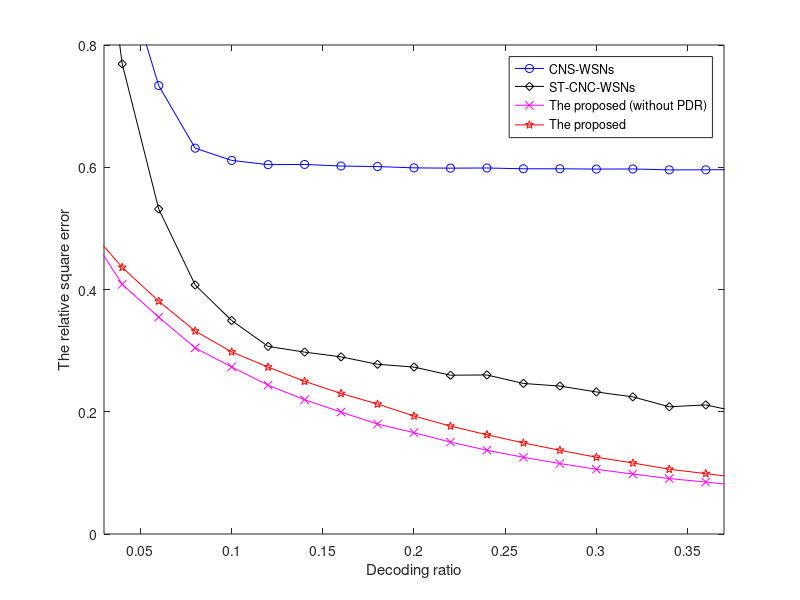

The MATLAB script that drew this image:
x=[0.0200 	0.0400 	0.0600 	0.0800 	0.1000 	0.1200 	0.1400 	0.1600 	0.1800 	0.2000 	0.2200 	0.2400 	0.2600 	0.2800 	0.3000 	0.3200 	0.3400 	0.3600 	0.3800 	0.4000];
y1=[0.5017 	0.4084 	0.3548 	0.3045 	0.2733 	0.2435 	0.2197 	0.1995 	0.1799 	0.1658 	0.1503 	0.1370 	0.1255 	0.1153 	0.1059 	0.0981 	0.0907 	0.0850 	0.0789 	0.0743];
y2=[0.5050 	0.4362 	0.3810 	0.3321 	0.2979 	0.2731 	0.2498 	0.2299 	0.2126 	0.1930 	0.1765 	0.1624 	0.1490 	0.1370 	0.1256 	0.1162 	0.1059 	0.0988 	0.0913 	0.0861];
y3=[1.2195 	0.7691 	0.5317 	0.4074 	0.3493 	0.3069 	0.2976 	0.2898 	0.2777 	0.2731 	0.2598 	0.2602 	0.2463 	0.2420 	0.2324 	0.2244 	0.2081 	0.2112 	0.1985 	0.1866];
y4=[0.4746 	0.3368 	0.2990 	0.2837 	0.2646 	0.2488 	0.2289 	0.2097 	0.1914 	0.1729 	0.1561 	0.1383 	0.1241 	0.1123 	0.1011 	0.0919 	0.0844 	0.0784 	0.0729 	0.0692];
y5=[1.0436 	0.9308 	0.7336 	0.6312 	0.6112 	0.6043 	0.6046 	0.6020 	0.6011 	0.5990 	0.5985 	0.5988 	0.5975 	0.5975 	0.5970 	0.5972 	0.5957 	0.5958 	0.5963 	0.5950];

% plot(x,y1,'-p',x,y2,'o-b',x,y3,'*-r',x,y4,'*-k',x,y5,'^-g');
% legend('mcs','mcs-block','ST-CNC','cdp-st','global');

plot(x,y5,'-ob',x,y3,'-dk',x,y1,'-xm',x,y2,'-pr');
axis([0.03 0.37 0 0.8]);
legend('CNS-WSNs','ST-CNC-WSNs','The proposed (without PDR)','The proposed');
xlabel('Decoding ratio');
ylabel('The relative square error');